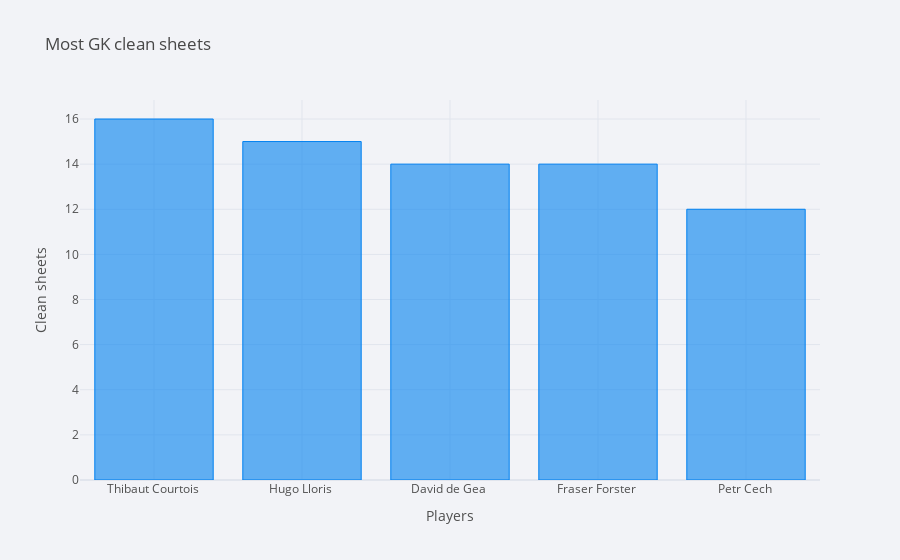

The notebook cell saved with this chart:
### Code cell
gk17 = prem17[prem17['Position']=='Goalkeeper']

gk17_stats = gk17[gk17['Appearances']>30]

clean17 = gk17.nlargest(5, ['Clean sheets'])

clean17.iplot(kind='bar', x='Name', y='Clean sheets', mode='markers', title='Most GK clean sheets', xTitle='Players', yTitle='Clean sheets', theme='polar')

### Figure 1 — Plotly figure (JSON) as saved in the notebook; plotly's stock layout.template omitted (floating-point values rounded to 4 significant figures)
{"data": [{"marker": {"color": "rgba(0, 128, 240, 0.6)", "line": {"color": "rgba(0, 128, 240, 1.0)", "width": 1}}, "name": "Clean sheets", "orientation": "v", "text": "", "type": "bar", "x": ["Thibaut Courtois ", "Hugo Lloris ", "David de Gea ", "Fraser Forster ", "Petr Cech "], "y": [16, 15, 14, 14, 12]}], "layout": {"legend": {"bgcolor": "#F2F3F7", "font": {"color": "#505050"}}, "paper_bgcolor": "#F2F3F7", "plot_bgcolor": "#F2F3F7", "title": {"font": {"color": "#484848"}, "text": "Most GK clean sheets"}, "xaxis": {"gridcolor": "#E1E5ED", "showgrid": true, "tickfont": {"color": "#505050"}, "title": {"font": {"color": "#505050"}, "text": "Players"}, "zerolinecolor": "#E1E5ED"}, "yaxis": {"gridcolor": "#E1E5ED", "showgrid": true, "tickfont": {"color": "#505050"}, "title": {"font": {"color": "#505050"}, "text": "Clean sheets"}, "zerolinecolor": "#E1E5ED"}}}
